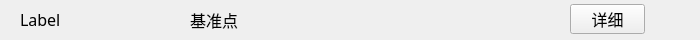
<?xml version="1.0" encoding="UTF-8"?>
<ui version="4.0">
 <class>UserDefinedDataItem</class>
 <widget class="QWidget" name="UserDefinedDataItem">
  <property name="geometry">
   <rect>
    <x>0</x>
    <y>0</y>
    <width>700</width>
    <height>40</height>
   </rect>
  </property>
  <property name="windowTitle">
   <string>Form</string>
  </property>
  <widget class="QLabel" name="DataLabel">
   <property name="geometry">
    <rect>
     <x>20</x>
     <y>4</y>
     <width>121</width>
     <height>31</height>
    </rect>
   </property>
   <property name="font">
    <font>
     <family>微软雅黑</family>
     <pointsize>12</pointsize>
    </font>
   </property>
   <property name="text">
    <string>Label</string>
   </property>
  </widget>
  <widget class="QLabel" name="TaskName_label">
   <property name="geometry">
    <rect>
     <x>190</x>
     <y>4</y>
     <width>171</width>
     <height>31</height>
    </rect>
   </property>
   <property name="font">
    <font>
     <family>微软雅黑</family>
     <pointsize>12</pointsize>
    </font>
   </property>
   <property name="text">
    <string>基准点</string>
   </property>
  </widget>
  <widget class="QPushButton" name="detail_pushButton">
   <property name="geometry">
    <rect>
     <x>570</x>
     <y>4</y>
     <width>75</width>
     <height>30</height>
    </rect>
   </property>
   <property name="font">
    <font>
     <family>微软雅黑</family>
     <pointsize>12</pointsize>
    </font>
   </property>
   <property name="text">
    <string>详细</string>
   </property>
  </widget>
 </widget>
 <resources/>
 <connections/>
</ui>
